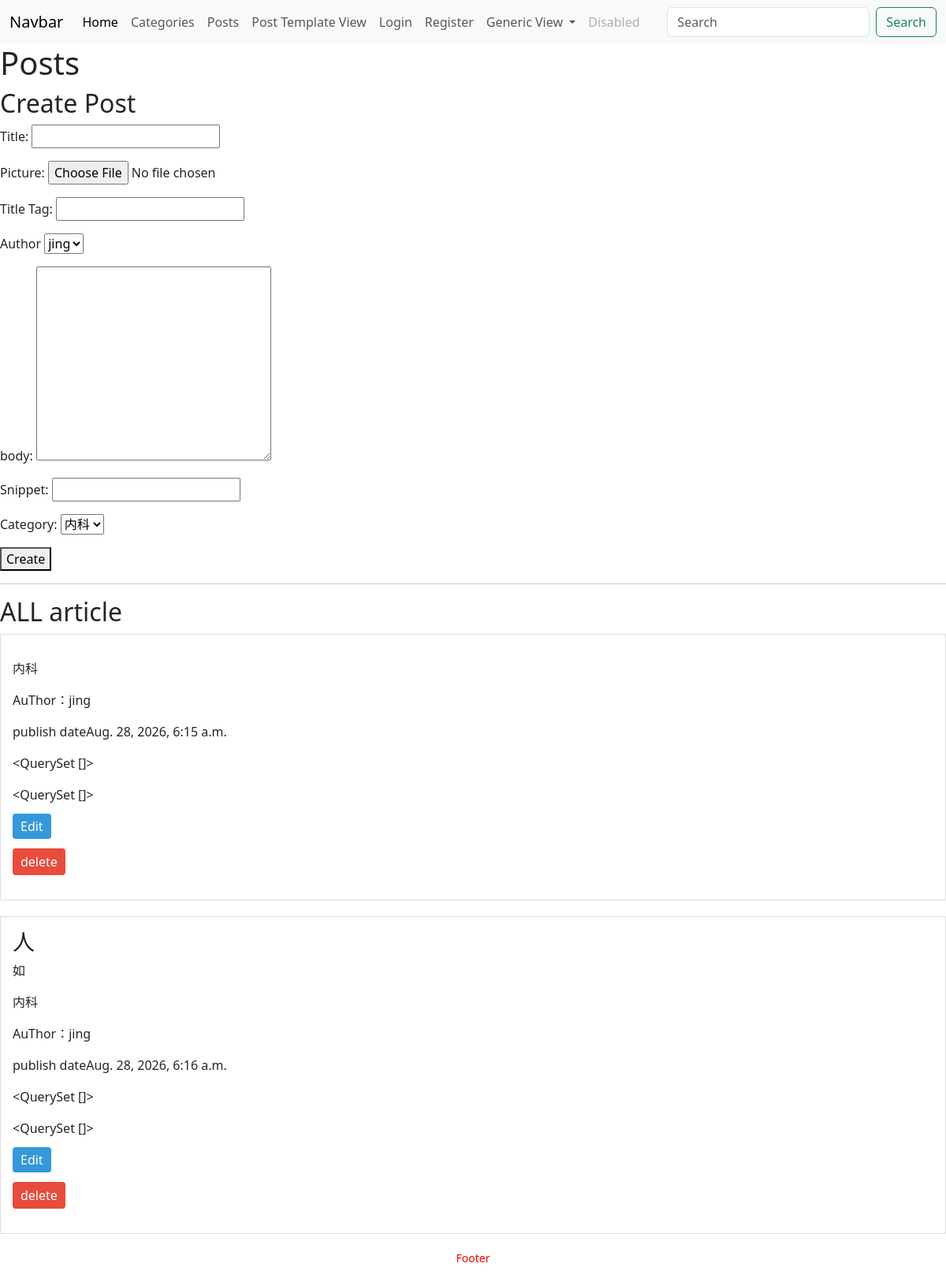
/posts/, run on an earlier commit of the app's database.
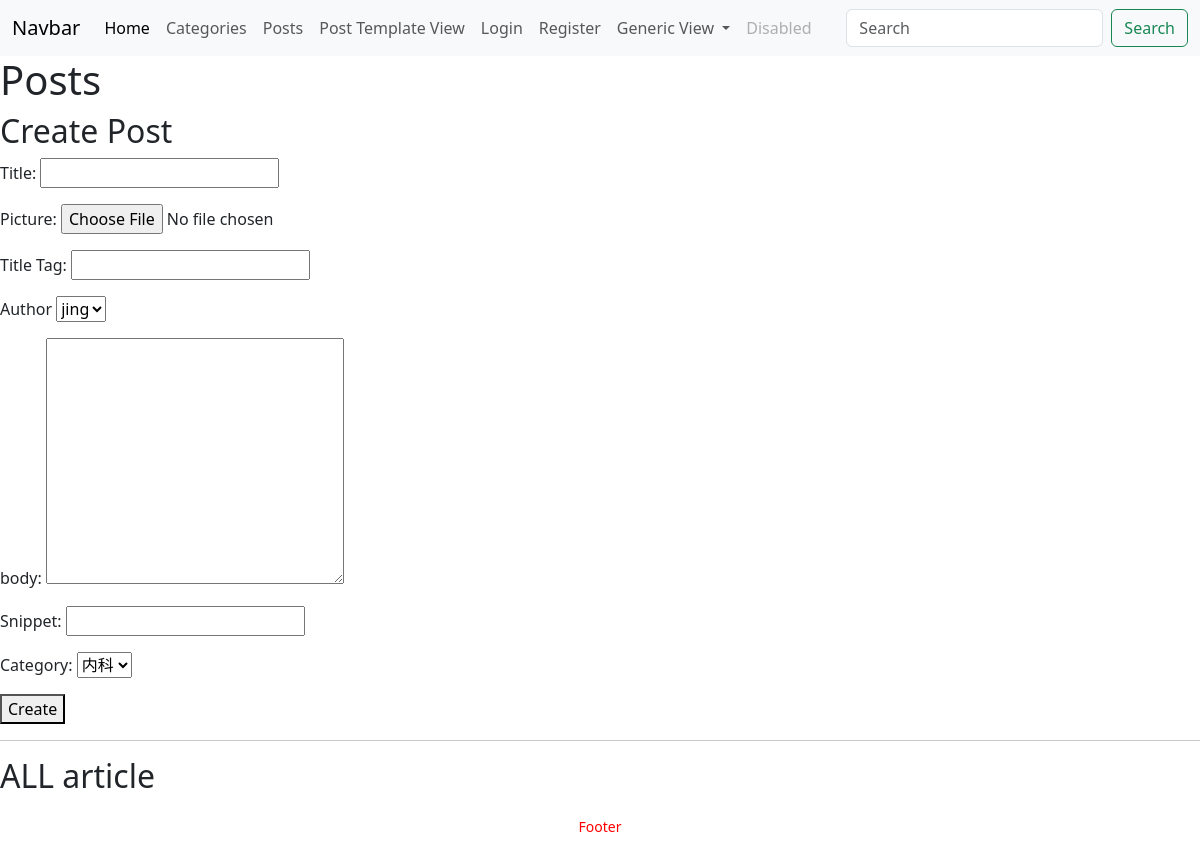
And on a later commit of the database.
### blog/models.py (models this page shows, shortened)
class Post(models.Model):
    title = models.CharField(max_length=200)
    header_image = models.ImageField(upload_to='images/', blank=True, null=True)
    title_tag = models.CharField(max_length=200)
    author = models.ForeignKey(User, on_delete=models.CASCADE)
    body = RichTextField()
    post_date = models.DateTimeField(auto_now_add=True)
    snippet = models.CharField(max_length=100)
    category = models.ForeignKey(Category, on_delete=models.CASCADE)
    likes = models.ManyToManyField(User, related_name='likes', blank=True)

class Category(models.Model):
    name = models.CharField(max_length=100)

### blog/views.py (the view)
# urls.py: path("posts/", posts, name="posts"),
def posts(request):
    posts = Post.objects.all()  # 从数据库查出所有文章 # post.objects.all() = SELECT * FROM post
    users = User.objects.all()  # 从数据库查出所有用户 # User.objects.all() = SELECT * FROM user
    categories = Category.objects.all()  # 从数据库查出所有分类 # Category.objects.all() = SELECT * FROM category
    return render(request,
                  'blog/posts.html',  # 渲染posts.html页面
                  {
                      'posts': posts,
                      'users': users,
                      'categories': categories
                  })

### templates/blog/posts.html (shortened to what this page needs)
{% extends 'blog/Base.html' %}
{% block content %}
    <h1>Posts</h1>
    <h2>Create Post</h2>
    <form action="{% url 'post_create' %}"
          method="post"
          enctype="multipart/form-data">
        <p> Title: <input type="text" name="title"></p>
        <p> Picture: <input type="file" name="header_image"></p>
        <p> Title Tag: <input type="text" name="title_tag"></p>
        <p>Author
           <select name="author">
               {% for user in users %}
               <option value="{{ user.id }}">
               {{ user.username }}
               </option>
               {% endfor %}
           </select>
        </p>
    <p>body: <textarea name="body" rows="10" cols="30">
    </textarea></p>
    <p>Snippet: <input type="text" name="snippet"></p>
    <p>Category: <select name="category">
        {% for category in categories %}
          <option value="{{ category.id }}">
               {{ category.name }}
               </option>
               {% endfor %}
           </select>
        </p>
        <button type="submit">Create</button>
    </form>
    <hr>
<h2>ALL article</h2>
    {% for post in posts %}
         <div style="border: 1px solid #ddd; padding: 15px; margin-bottom: 20px;">
         <h3>{{ post.title }}</h3>
         <p>{{ post.body }}</p>
        <p>{{ post.category.name }}</p>
        <p>AuThor：{{ post.author.username }}</p>
        <p>publish date{{ post.post_date }}</p>
        <p>{{ post.comment_set.all }}</p>
        <p>{{ post.likes.all }}</p>
        <p>
            <a href="{% url 'post_update' post.id %}"
               style="background: #3498db; color: white; padding: 5px 10px;
                      text-decoration: none; border-radius: 4px;">
                Edit
            </a>
            <form action="{% url 'post_delete' %}"
                  method="post"
                  style="display: inline;">
                <button type="submit"
                        style="background: #e74c3c; color: white; padding: 5px 10px;
                               border: none; border-radius: 4px; cursor: pointer;">
                    delete
                </button>
            </form>
        </p>
    </div>
    {% endfor %}
{% endblock %}

### templates/blog/Base.html (shortened to what this page needs)
{% load static %}
<!DOCTYPE html>
<html lang="en">
<head>
    <link href="https://cdn.jsdelivr.net/npm/bootstrap@5.3.8/dist/css/bootstrap.min.css" rel="stylesheet"
>
    <link href="{% static 'css/style.css' %}" rel="stylesheet">
</head>
<body>
<header>
    <nav class="navbar navbar-expand-lg bg-body-tertiary">
        <div class="container-fluid">
            <a class="navbar-brand" href="#">Navbar</a>
            <div class="collapse navbar-collapse" id="navbarSupportedContent">
                <ul class="navbar-nav me-auto mb-2 mb-lg-0">
                    <li class="nav-item">
                        <a class="nav-link active" aria-current="page" href="{% url 'home' %}">Home</a>
                    </li>
                    <li class="nav-item">
                        <a class="nav-link" href="{% url 'categories' %}">Categories</a>
                    </li>
                    <li class="nav-item">
                        <a class="nav-link" href="{% url 'posts' %}">Posts</a>
                    </li>
                    <li class="nav-item">
                        <a class="nav-link" href="{% url 'post_template_view' %}">Post Template View</a>
                    </li>
                    {% if not user.is_authenticated %}
                    <li class="nav-item">
                        <a class="nav-link" href="{% url 'login' %}">Login</a>
                    </li>
                        <li class="nav-item">
                        <a class="nav-link"
                           href="{% url 'register_form' %}">Register</a>
                    </li>
                    {% endif %}
                    <li class="nav-item dropdown">
                        <a class="nav-link dropdown-toggle" href="#" role="button" data-bs-toggle="dropdown"
                           aria-expanded="false">
                            Generic View
                        </a>
                    </li>
                    <li class="nav-item">
                        <a class="nav-link disabled" aria-disabled="true">Disabled</a>
                    </li>
                </ul>
                <form class="d-flex" role="search">
                    <input class="form-control me-2" type="search" placeholder="Search" aria-label="Search"/>
                    <button class="btn btn-outline-success" type="submit">Search</button>
                </form>
            </div>
        </div>
    </nav>
</header>
{% block content %}
{% endblock %}
<footer>
    <p>Footer</p>
</footer>
</body>
</html>

### static/css/style.css (style rules this page uses)
footer p { font-size: 14px; color: red; text-align: center; margin-top: 20px; margin-bottom: 20px; }

What changed in the data, as far as the page shows it:
removed Post: category.name "内科", author.username "jing", post_date "Aug. 28, 2026, 6:15 a.m.", comment_set.all "<QuerySet []>", likes.all "<QuerySet []>"
removed Post: title "人", body "如", category.name "内科", author.username "jing", post_date "Aug. 28, 2026, 6:16 a.m.", comment_set.all "<QuerySet []>", likes.all "<QuerySet []>"
